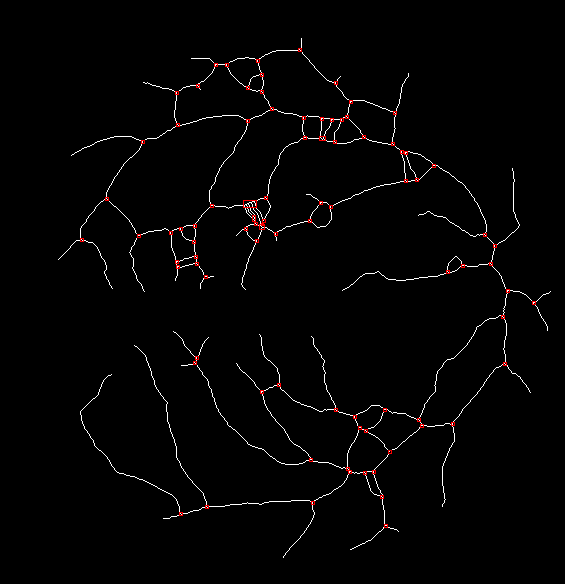
#> input picture image/detected/28_bloodvessel.png, 565 x 584 px, found by its file name
$ jupyter execute Untitled1.ipynb
#> lines starting #> are read from the running program, lines starting #| are printed output that depends on the picture; after the words box and inside, x2 and y2 are one past the last pixel; in counts of white or black regions, pixels touching at a corner belong together
[cell 1]
import cv2
import numpy as np
import matplotlib.pyplot as plt
from pathlib import Path
import imageio
from PIL import Image
from sklearn.metrics import accuracy_score
from sklearn.metrics import precision_score
from PIL import Image
import pylab

from skimage.measure import label, regionprops, find_contours
pylab.rcParams['figure.figsize'] = (15.0, 8.0)

[cell 2]
img = image = cv2.imread('image/skeleton/28_bloodvessel.png')
#> img is the input picture: shape (584, 565, 3); mean B, G, R 3.4, 3.4, 4.3
img = cv2.cvtColor(img, cv2.COLOR_BGR2GRAY)
#> img: shape (584, 565)
arr = np.asarray(img)
plt.figure(figsize=(20,20))
plt.imshow(img, cmap='gray')

[cell 3]
test = arr
test_labelized = label(test, return_num=True)

plt.figure(figsize=(9,9))
plt.imshow(test_labelized[0])
plt.show()
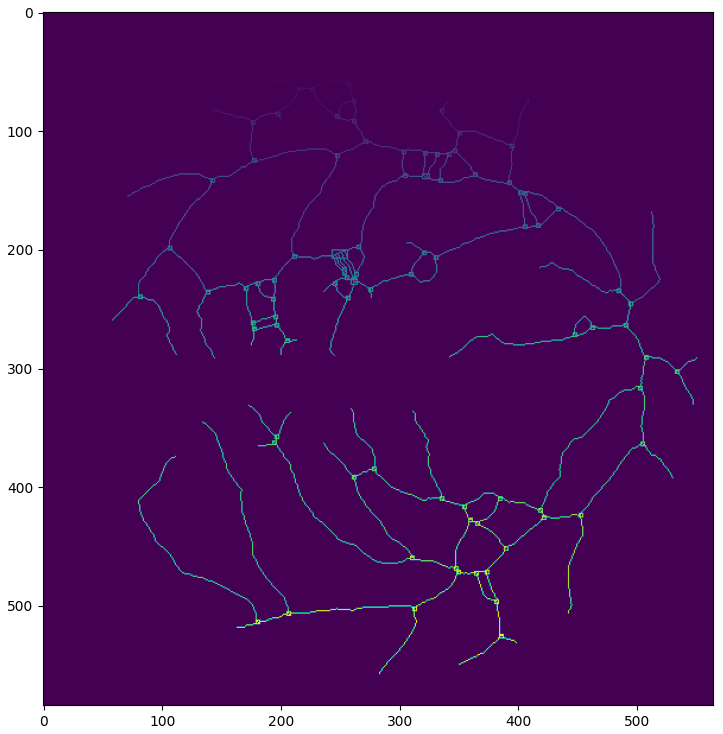
#> figure drawn by matplotlib, 1 panel

props = regionprops(test_labelized[0])
#> props = 322 regions; largest, box (x1, y1, x2, y2) and area: (80, 374, 180, 512) 174, (134, 345, 207, 505) 161, (197, 365, 309, 465) 142, (419, 315, 501, 418) 120, (342, 271, 446, 291) 104
areas = list()
for i in range(test_labelized[1]):
    print('region : ',i,'area : ',props[i].area)
#> this loop made 322 passes
#| region :  0 area :  10.0
#| region :  1 area :  12.0
#| region :  2 area :  2.0
#| region :  3 area :  39.0
#| region :  4 area :  35.0
#| region :  5 area :  27.0
#| region :  6 area :  23.0
#| region :  7 area :  12.0
#> (further printed lines are left out)

[cell 4]
# test_depleted = np.where(test_labelized > 1,0,test_labelized)
# test_depleted = test_depleted[0]

test_depleted_bis = np.where(test_labelized[0] > 1,0,test_labelized[0])
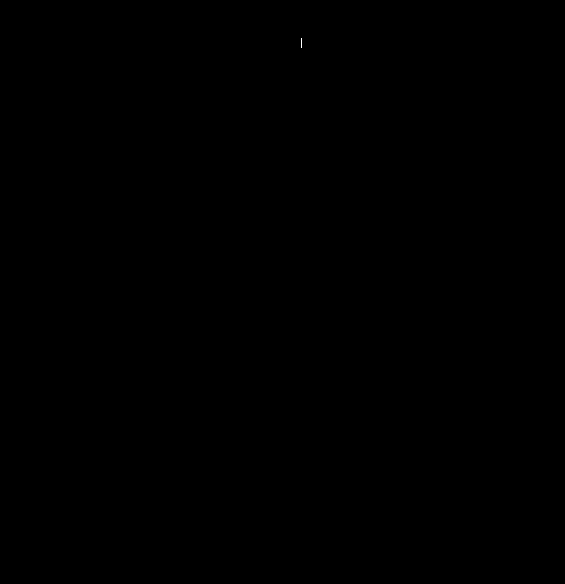
#> test_depleted_bis: shape (584, 565) int64; values 0 (black) and 1 (white), 0% white in thin lines or dots, all inside (x1, y1, x2, y2) = (301, 38, 302, 48)
img_final = np.where(test_depleted_bis != 0,1,test_depleted_bis)
print(img_final)
plt.figure(figsize=(9,9))
plt.imshow(img_final)

$ run again, with image/detected/21_bloodvessel.png copied over image/detected/28_bloodvessel.png
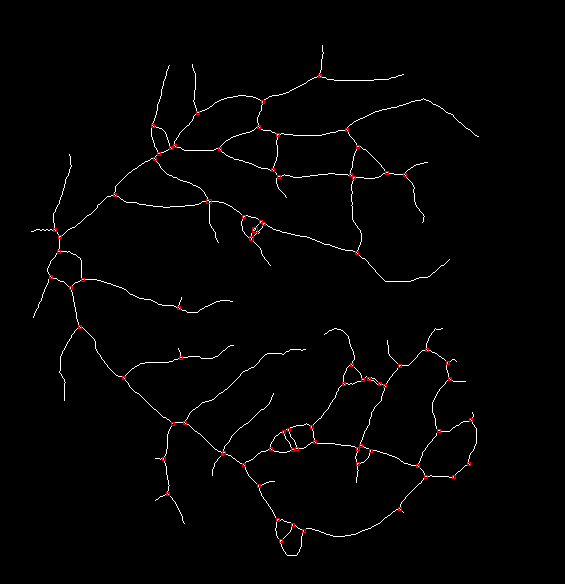
#> input picture image/detected/21_bloodvessel.png, 565 x 584 px, found by its file name
#> img is the input picture: shape (584, 565, 3); mean B, G, R 3.1, 3.1, 3.9
#> img: shape (584, 565)
#> `plt.show()`:
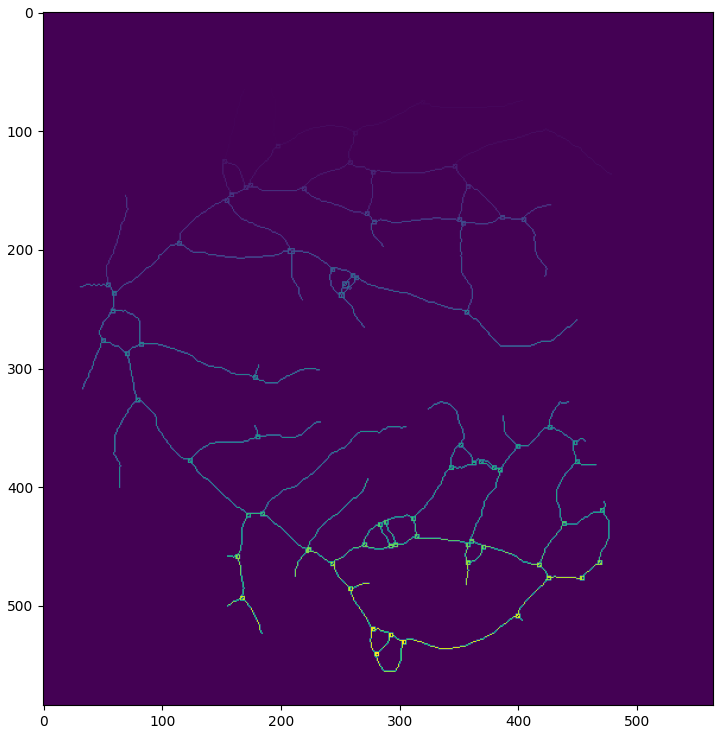
#> figure drawn by matplotlib, 1 panel
#> props = 275 regions; largest, box (x1, y1, x2, y2) and area: (347, 98, 479, 137) 133, (185, 349, 306, 421) 126, (359, 255, 450, 282) 93, (85, 279, 177, 308) 92, (306, 509, 398, 537) 92
#> the loop `for i in range(test_labelized[1]):` made 275 passes
#| region :  0 area :  29.0
#| region :  1 area :  47.0
#| region :  2 area :  59.0
#| region :  3 area :  12.0
#| region :  4 area :  82.0
#> (further printed lines are left out)
#> test_depleted_bis: shape (584, 565) int64; values 0 (black) and 1 (white), 0.01% white in thin lines or dots, all inside (x1, y1, x2, y2) = (319, 45, 324, 74)

$ run again, with image/detected/22_bloodvessel.png copied over image/detected/28_bloodvessel.png
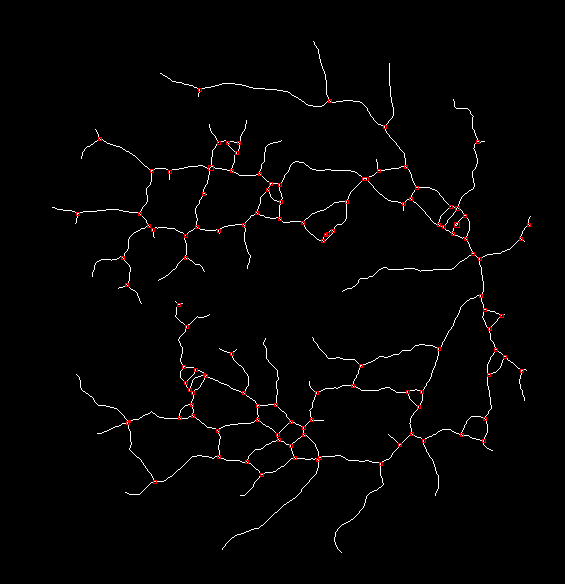
#> input picture image/detected/22_bloodvessel.png, 565 x 584 px, found by its file name
#> img is the input picture: shape (584, 565, 3); mean B, G, R 3.4, 3.4, 4.5
#> img: shape (584, 565)
#> `plt.show()`:
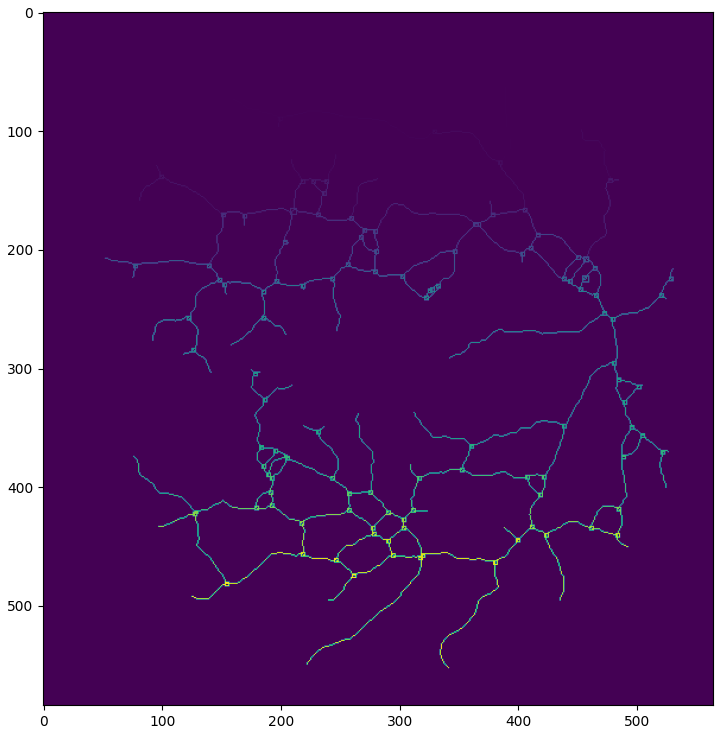
#> figure drawn by matplotlib, 1 panel
#> props = 401 regions; largest, box (x1, y1, x2, y2) and area: (342, 255, 471, 292) 131, (202, 83, 328, 107) 126, (222, 462, 319, 550) 111, (334, 466, 384, 553) 97, (281, 161, 362, 183) 89
#> the loop `for i in range(test_labelized[1]):` made 401 passes
#| region :  0 area :  58.0
#| region :  1 area :  62.0
#| region :  2 area :  38.0
#| region :  3 area :  126.0
#| region :  4 area :  12.0
#> (further printed lines are left out)
#> test_depleted_bis: shape (584, 565) int64; values 0 (black) and 1 (white), 0.02% white in thin lines or dots, all inside (x1, y1, x2, y2) = (313, 41, 329, 99)

$ run again, with image/detected/23_bloodvessel.png copied over image/detected/28_bloodvessel.png
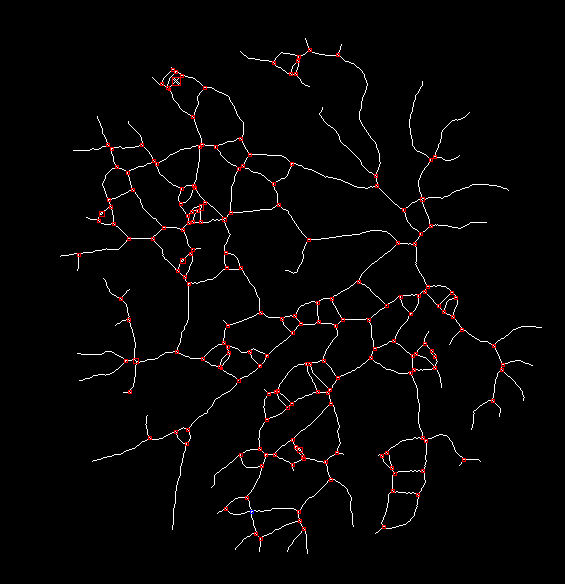
#> input picture image/detected/23_bloodvessel.png, 565 x 584 px, found by its file name
#> img is the input picture: shape (584, 565, 3); mean B, G, R 4.5, 4.5, 6.2
#> img: shape (584, 565)
#> `plt.show()`:
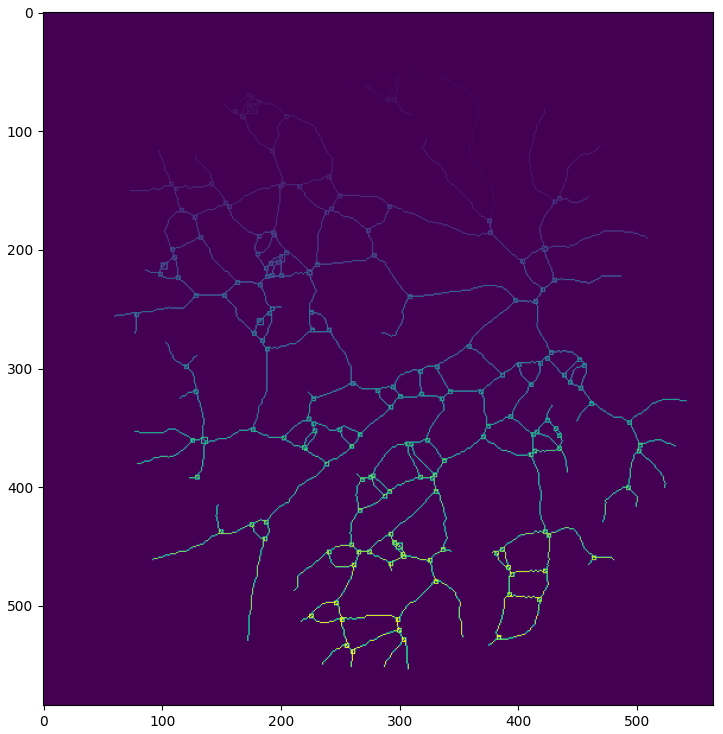
#> figure drawn by matplotlib, 1 panel
#> props = 622 regions; largest, box (x1, y1, x2, y2) and area: (340, 56, 381, 174) 125, (311, 230, 397, 241) 86, (425, 184, 509, 200) 84, (172, 446, 186, 530) 84, (409, 81, 429, 158) 82
#> the loop `for i in range(test_labelized[1]):` made 622 passes
#| region :  0 area :  10.0
#| region :  1 area :  9.0
#| region :  2 area :  12.0
#| region :  3 area :  2.0
#| region :  4 area :  32.0
#> (further printed lines are left out)
#> test_depleted_bis: shape (584, 565) int64; values 0 (black) and 1 (white), 0% white in thin lines or dots, all inside (x1, y1, x2, y2) = (305, 38, 309, 48)
